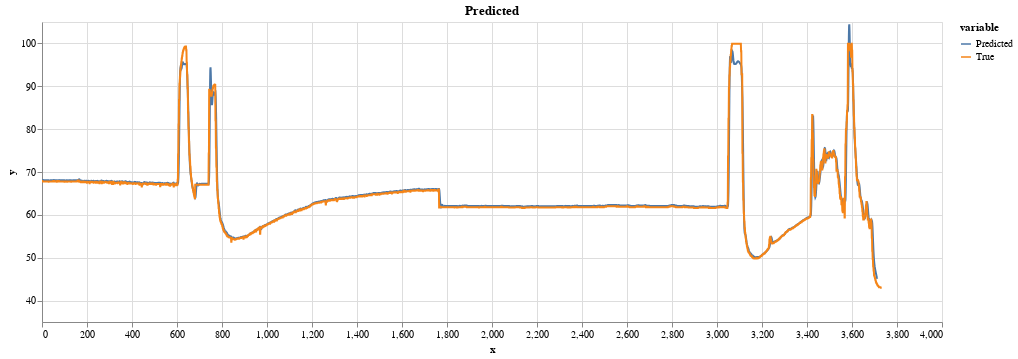

The notebook cell this image was saved under:
### Code cell
(hum_pred_chart + hum_true_chart)

### Figure 1 — Vega-Lite specification as saved in the notebook (floating-point values rounded to 4 significant figures; data arrays with more than 128 entries replaced by an {"elided": "..."} marker saying what was removed)
{"config": {"view": {"continuousWidth": 400, "continuousHeight": 300}}, "layer": [{"data": {"name": "data-b7720f51de9d06616f1cf6997100b44c"}, "mark": {"type": "line", "color": "#FFAA00"}, "encoding": {"color": {"type": "nominal", "field": "variable"}, "x": {"type": "quantitative", "field": "x"}, "y": {"type": "quantitative", "field": "y", "scale": {"domain": [40, 35]}}}, "height": 300, "selection": {"selector032": {"type": "interval", "bind": "scales", "encodings": ["x", "y"]}}, "title": "Predicted", "transform": [{"fold": ["Predicted"], "as": ["variable", "value"]}], "width": 900}, {"data": {"name": "data-5198f0dd251e4968a49864cbdf1f5044"}, "mark": "line", "encoding": {"color": {"type": "nominal", "field": "variable"}, "x": {"type": "quantitative", "field": "x"}, "y": {"type": "quantitative", "field": "y", "scale": {"domain": [35, 105]}}}, "height": 300, "selection": {"selector031": {"type": "interval", "bind": "scales", "encodings": ["x", "y"]}}, "title": "True", "transform": [{"fold": ["True"], "as": ["variable", "value"]}], "width": 900}], "$schema": "https://vega.github.io/schema/vega-lite/v4.8.1.json", "datasets": {"data-b7720f51de9d06616f1cf6997100b44c": {"elided": "3713 records"}, "data-5198f0dd251e4968a49864cbdf1f5044": {"elided": "3733 records"}}}
